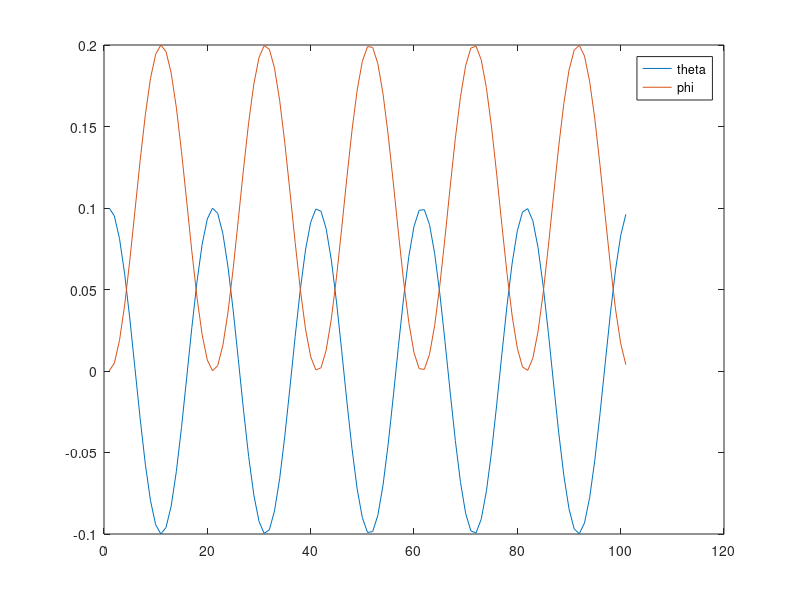

Write the MATLAB code that produced this figure.
clear all
close all
clc
%% 

m_p     = 0.170;
m_d     = 0.03;
m_tot   = m_p + m_d;
l       = 0.5;
l_cg    = 0.07;
g       = 9.81;
k       = 0.06;
r       = 0.05;
J_th    = (1/12) * m_p *l^2;
J_phi   = (1/2) * m_d * r^2 + m_d * ((l^2)/4);
% J_th    = 6.2533e-4;
% J_phi   = 9.4559e-4

A = [0 1 0 0;
    -(m_tot*g*l_cg)/J_th 0 0 0;
    0 0 0 1;
    m_tot*g*l_cg/J_th 0 0 0];

B = [0;
    -k/J_th;
    0;
    k*(1/J_th + 1/J_phi)];

C = [1 0 0 0;
    0 0 1 0 ];

D = [0];

x_e = [pi/2; 0; 0 ;0];

disp('A');
disp(A);
disp('B')
disp(B);
disp('C')
disp(C);

disp('controllability');
disp(rank(ctrb(A, B)));

%% EXPORT A, B, C, D matrices
save reaction_pendulum.mat A B C D x_e

%% Discretize the system
Ts = 0.05;

G = ss(A,B,C,D);

G_dt = c2d(G, Ts, 'zoh');

[Phi, Gamma, C, D] = ssdata(G_dt);

disp('Phi');
disp(Phi);

disp('Gamma');
disp(Gamma);

disp('C');
disp(C);

disp('D');
disp(D);

disp('Controllability')
disp(rank(ctrb(Phi, Gamma)));

%% EXPORT Phi, Gamma, C, D matrices
save reaction_pendulum.mat Phi Gamma C D x_e Ts

%% Simulation

x_0 = [0.1 0 0 0]';
t = 0:Ts:5;
u = 0*t;
y= lsim(G_dt, u, t, x_0);

figure(1)
plot(y)
legend('theta','phi')
